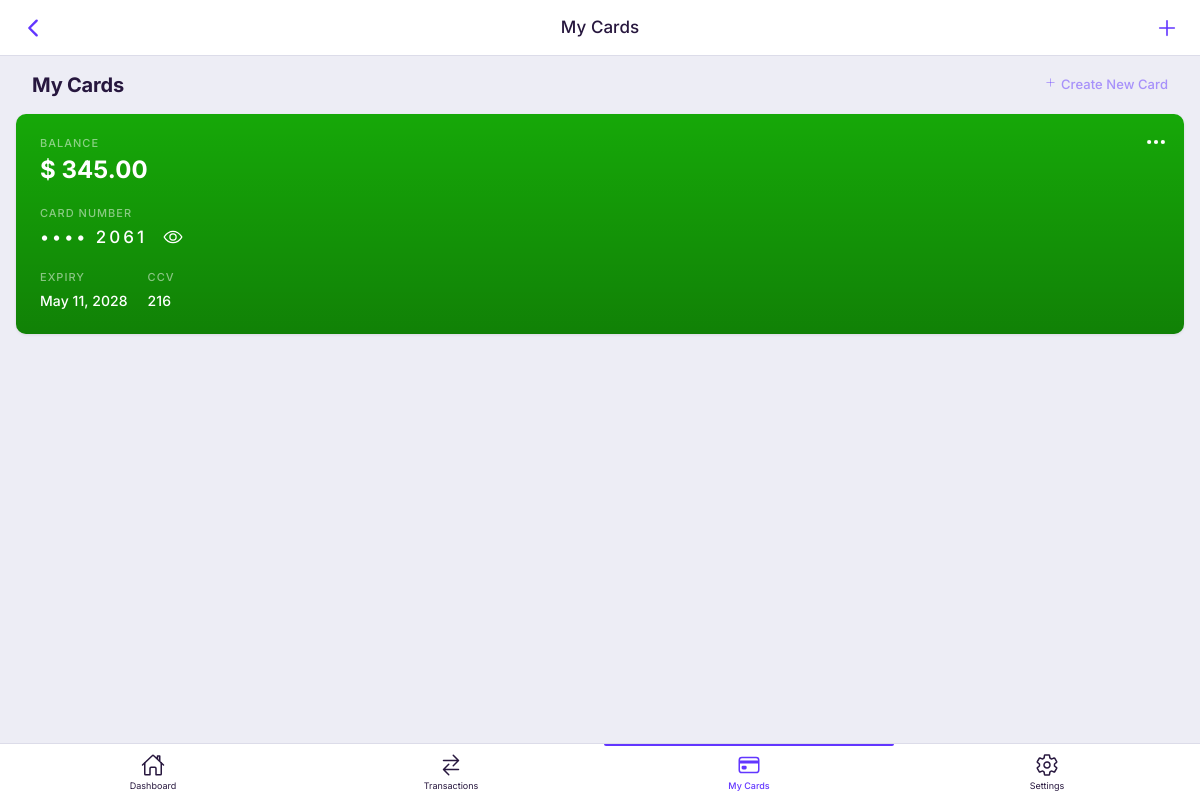
/cards/ (signed in), run on the app's committed database.
### transactions/models.py (models this page shows, shortened)
class Card(models.Model):
    user = models.ForeignKey(CustomUser, on_delete=models.CASCADE, related_name="cards")
    card_number = models.CharField(max_length=16, unique=True)
    expiry_date = models.DateField()
    ccv = models.CharField(max_length=3)
    balance = models.DecimalField(max_digits=10, decimal_places=2, default=0.00)
    @property
    def last_four_digits(self):
        return self.card_number[-4:]

### transactions/views.py (the view)
# urls.py: path('cards/', cards_view, name='cards_view'),
@login_required
def cards_view(request):
    cards = Card.objects.filter(user=request.user)
    context = { "cards": cards }
    return render(request, "app-cards.html", context)

### templates/app-cards.html (shortened to what this page needs)
{% load static %}
<!doctype html>
<html lang="en">
<head>
    <link rel="stylesheet" href="{% static 'css/style.css' %}">
</head>
<body>
    <div class="appHeader">
        <div class="left">
            <a href="{% url 'dashboard' %}" class="headerButton goBack">
                <ion-icon name="chevron-back-outline"></ion-icon>
            </a>
        </div>
        <div class="pageTitle">
            My Cards
        </div>
        <div class="right">
            {% if cards|length < 4 %}
            <a href="#" class="headerButton" data-bs-toggle="modal" data-bs-target="#addCardActionSheet">
                <ion-icon name="add-outline"></ion-icon>
            </a>
            {% endif %}
        </div>
    </div>
    {% load humanize %}
    <div id="appCapsule">
        <div class="section mt-2">
            <div class="section-heading padding">
                <h2 class="title">My Cards</h2>
                <a href="{% url 'create_card' %}" class="link">
                    <ion-icon name="add-outline" role="img" class="md hydrated" aria-label="add outline"></ion-icon>
                    Create New Card
                </a>
            </div>
            {% for card in cards %}
            <div class="card-block mb-2" style="background-color: {% cycle '#16a808' '#4a1863' '#f5ad1d' '#241e14' %};">
                <div class="card-main">
                    <div class="card-button dropdown">
                        <button type="button" class="btn btn-link btn-icon" data-bs-toggle="dropdown">
                            <ion-icon name="ellipsis-horizontal"></ion-icon>
                        </button>
                    </div>
                    <div class="balance">
                        <span class="label">BALANCE</span>
                        <h1 class="title">$ {{ card.balance|floatformat:2|intcomma }}</h1>
                    </div>
                    <div class="in">
                        <div class="card-number">
                            <span class="label">Card Number</span>
                            <span class="hidden-card">•••• {{ card.last_four_digits }}</span>
                            <button class="btn btn-link text-light btn-sm toggle-card-info">
                                <ion-icon name="eye-outline"></ion-icon>
                            </button>
                        </div>
                        <div class="bottom">
                            <div class="card-expiry">
                                <span class="label">Expiry</span>
                                {{ card.expiry_date }}
                            </div>
                            <div class="card-ccv">
                                <span class="label">CCV</span>
                                {{ card.ccv }}
                            </div>
                        </div>
                    </div>
                </div>
            </div>
            {% empty %}
            <p>No cards available. <a href="{% url 'create_card' %}">Create a new card</a>.</p>
            {% endfor %}
        </div>
    </div>
    <div class="appBottomMenu">
        <a href="{% url 'dashboard' %}" class="item">
            <div class="col">
                <ion-icon name="home-outline" role="img" class="md hydrated" aria-label="pie chart outline"></ion-icon>
                <strong>Dashboard</strong>
            </div>
         </a>
        <a href="{% url 'dashboard_func:transaction_history' %}" class="item">
            <div class="col">
                <ion-icon name="swap-horizontal-outline"></ion-icon>
                <strong>Transactions</strong>
            </div>
        </a>
        <a href="#" class="item active">
            <div class="col">
                <ion-icon name="card-outline" role="img" class="md hydrated" aria-label="card outline"></ion-icon>
                <strong>My Cards</strong>
            </div>
        </a>
        <a href="{% url 'settings' %}" class="item">
            <div class="col">
                <ion-icon name="settings-outline" role="img" class="md hydrated" aria-label="settings outline"></ion-icon>
                <strong>Settings</strong>
            </div>
        </a>
    </div>
</body>
</html>

### data on the page
Card: balance "345.00", last_four_digits "2061", expiry_date "May 11, 2028", ccv "216"
